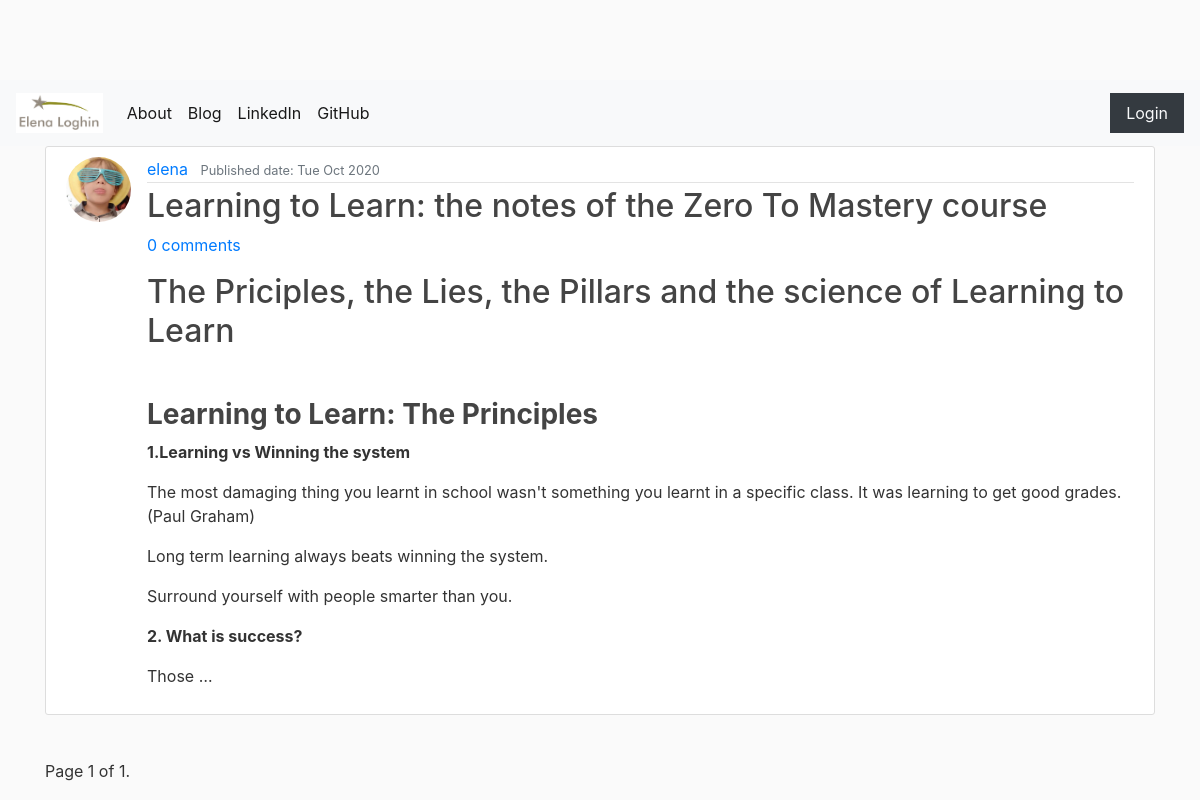
Before: / with the older database file.
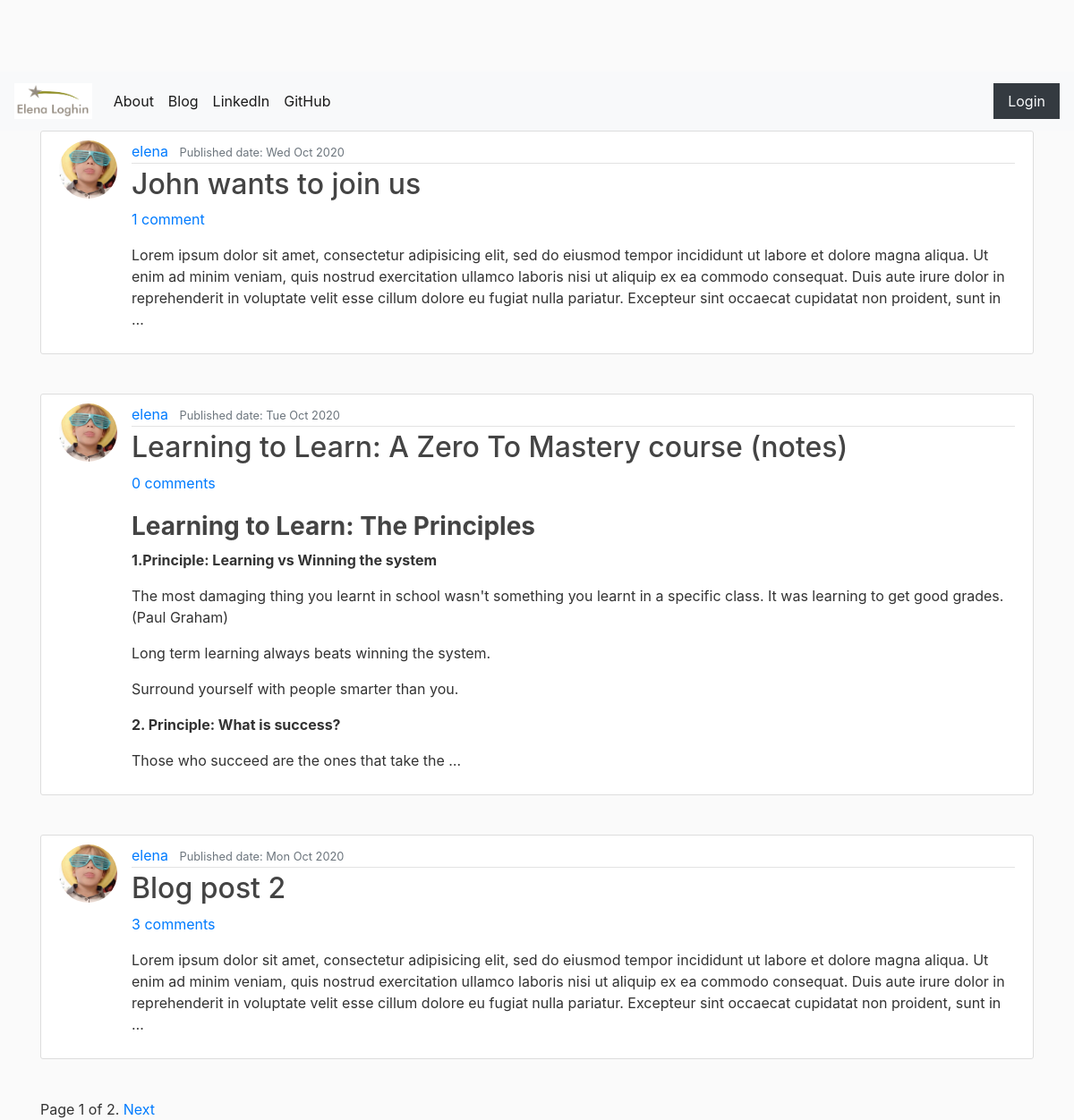
After: the same page with the newer database file.
### blog/models.py (models this page shows, shortened)
class Post(models.Model):
    STATUS_CHOICES = (
        ('draft', 'Draft'),
        ('published', 'Published'),
    )
    title = models.CharField(max_length = 200)
    slug = models.SlugField(null=False, max_length = 250, unique_for_date='published_date')
    author = models.ForeignKey(User, on_delete=models.CASCADE, related_name='blog_posts')
    text = models.TextField()
    published_date = models.DateTimeField(default=timezone.now)
    created_date = models.DateTimeField(auto_now_add=True)
    updated_date = models.DateTimeField(auto_now=True)
    status = models.CharField(max_length=10, choices=STATUS_CHOICES, default='draft')
    objects = models.Manager() # The default manager.
    published = PublishedManager() # Our custom manager.
    class Meta:
        ordering = ('-published_date',)
    def approve_comments(self):
        return self.comments.filter(approved_comment = True)

class Profile(models.Model):
    user = models.OneToOneField(User, on_delete = models.CASCADE)
    image = models.ImageField(default='default.jpg',upload_to='images')

### blog/views.py (the view)
# urls.py: path('', views.PostListView.as_view(), name='blog_post_list'),
class PostListView(ListView):
    model = Post
    paginate_by = 3
    def get_queryset(self):
        return Post.published.order_by('-published_date') #custom model manager

### blog/models.py (called while the page is built)
    def get_queryset(self):
        return super(PublishedManager, self).get_queryset().filter(status='published')

### blog/templates/blog/post_list.html (shortened to what this page needs)
{% extends 'blog/base.html'%}
{% load static %}
{% block content %}
  {% for post in post_list %}
    <article class="media post">
      <img class="rounded-circle article-img" src="{{ post.author.profile.image.url }}" alt="">
      <div class="media-body">
          <div class="article-metadata">
              <a class="mr-2" href="/">{{ post.author }}</a>
              <small class="text-muted">Published date: {{post.published_date|date:"D M Y"}}</small>
          </div>
          <h2> <a class="article-title" href="{% url 'blog_post_detail' post.slug %}">{{post.title}}</a> </h2>
          <a href="{% url 'blog_post_detail' post.slug %}">
            {% with post.approve_comments.count as total_comments %}
              {{ total_comments }} comment{{ total_comments|pluralize }}
            {% endwith %}
          </a>
          <p class="article-content">{{post.text|safe|truncatewords:60|linebreaks}}</p>
      </div>
    </article>
    <br>
  {% endfor %}
{% include "pagination.html" with page=page_obj %}
{% endblock %}

### blog/templates/blog/base.html (shortened to what this page needs)
{% load static %}
<!DOCTYPE html>
<html lang="en" dir="ltr">
  <head>
    <link rel="stylesheet" href="https://cdn.jsdelivr.net/npm/bootstrap@4.5.3/dist/css/bootstrap.min.css">
    <link rel="stylesheet" href="//cdn.jsdelivr.net/npm/medium-editor@latest/dist/css/medium-editor.min.css" type="text/css" media="screen" charset="utf-8">
    <link rel="stylesheet" href="{% static 'css/blog.css' %}">
  </head>
  <body>
    <nav class="navbar navbar-expand-lg navbar-light bg-light">
      <a class="navbar-brand" href="{% url 'blog_post_list' %}">
          <img src="{% static "images/logo-elena-loghin.png" %}" height="40" alt="" loading="lazy">
      </a>
      <div class="collapse navbar-collapse" id="navbarNavAltMarkup">
        <div class="navbar-nav">
          <a class="nav-link active" href="{% url 'blog_about' %}">About<span class="sr-only">(current)</span></a>
          <a class="nav-link active" href="{% url 'blog_post_list' %}">Blog</a>
          <a class="nav-link active" href="https://www.linkedin.com/in/elena-loghin-6813855a/">LinkedIn</a>
          <a class="nav-link active" href="https://github.com/eloghin">GitHub</a>
        </div>
      </div>
     {% if user.is_authenticated %}
         <div class="nav navbar-nav navbar-right">
             <a class="nav-link active" href="{% url 'blog_post_new' %}">New Post</a>
             <a class="nav-link active" href="{% url 'blog_post_draft_list' %}">Drafts</a>
             <span class="nav-link active">Howdy, {{request.user}}! </span>
             <a class="text-light bg-dark nav-link active" href="{% url 'logout' %}">Logout</a>
         </div>
      {% else %}
        <span> <a class="text-light bg-dark nav-link active" href="{% url 'login' %}">Login<span class="sr-only">(current)</span></a></span>
      {% endif %}</span>
    </nav>
    <div class="container">
      {% block content %}
      {% endblock %}
    </div>
  </body>
</html>

### blog/templates/blog/pagination.html (shortened to what this page needs)
<div class="pagination">
  <span class="step-links">
      <span class="current">
        Page {{ page.number }} of {{ page.paginator.num_pages }}.
      </span>
      {% if page.has_next %}
        <a href="?page={{ page.next_page_number }}">Next</a>
      {% endif %}
  </span>
</div>

### blog/static/css/blog.css (style rules this page uses)
body { background: #fafafa; color: #333333; margin-top: 5rem; }
h1, h2, h3, h4, h5, h6 { color: #444444; }
.post { background: #ffffff; padding: 10px 20px; border: 1px solid #dddddd; border-radius: 3px; margin-bottom: 20px; }
.article-title { color: #444444; }
.article-content { white-space: pre-line; }
.article-img { height: 65px; width: 65px; margin-right: 16px; }
.article-metadata { padding-bottom: 1px; margin-bottom: 4px; border-bottom: 1px solid #e3e3e3 }

Changed rows visible on the page:
now on this page (row edited): Post: author.profile.image (picture), author "elena", published_date "Wed Oct 2020", title "John wants to join us", approve_comments.count "1", text "Lorem ipsum dolor sit amet, consectetur adipisicing elit, sed do eiusmod tempor incididunt ut labore et dolore magna aliqua. Ut enim ad minim veniam, quis nostrud exercitation ullamco laboris nisi ut aliquip ex ea commodo consequat. Duis aute irure dolor in reprehenderit in voluptate velit esse cillum dolore eu fugiat nulla pariatur. Excepteur sint occaecat cupidatat non proident, sunt in …"
changed Post: title "Learning to Learn: the notes of the Zero To Mastery course" → "Learning to Learn: A Zero To Mastery course (notes)"; text "The Priciples, the Lies, the Pillars and the science of Learning to Learn Learning to Learn: The Principles 1.Learning vs Winning the system The most damaging thing you learnt in school wasn't something you learnt in a specific class. It was learning to get good grades.(Paul Graham) Long term learning always beats winning the system. Surround yourself with people smarter than you. 2. What is success? Those …" → "Learning to Learn: The Principles 1.Principle: Learning vs Winning the system The most damaging thing you learnt in school wasn't something you learnt in a specific class. It was learning to get good grades.(Paul Graham) Long term learning always beats winning the system. Surround yourself with people smarter than you. 2. Principle: What is success? Those who succeed are the ones that take the …"
now on this page (row edited): Post: author.profile.image (picture), author "elena", published_date "Mon Oct 2020", title "Blog post 2", approve_comments.count "3", text "Lorem ipsum dolor sit amet, consectetur adipisicing elit, sed do eiusmod tempor incididunt ut labore et dolore magna aliqua. Ut enim ad minim veniam, quis nostrud exercitation ullamco laboris nisi ut aliquip ex ea commodo consequat. Duis aute irure dolor in reprehenderit in voluptate velit esse cillum dolore eu fugiat nulla pariatur. Excepteur sint occaecat cupidatat non proident, sunt in …"
Other visible differences:
{{ page.paginator.num_pages }}: "1" → "2"
text now shown: "Next"
